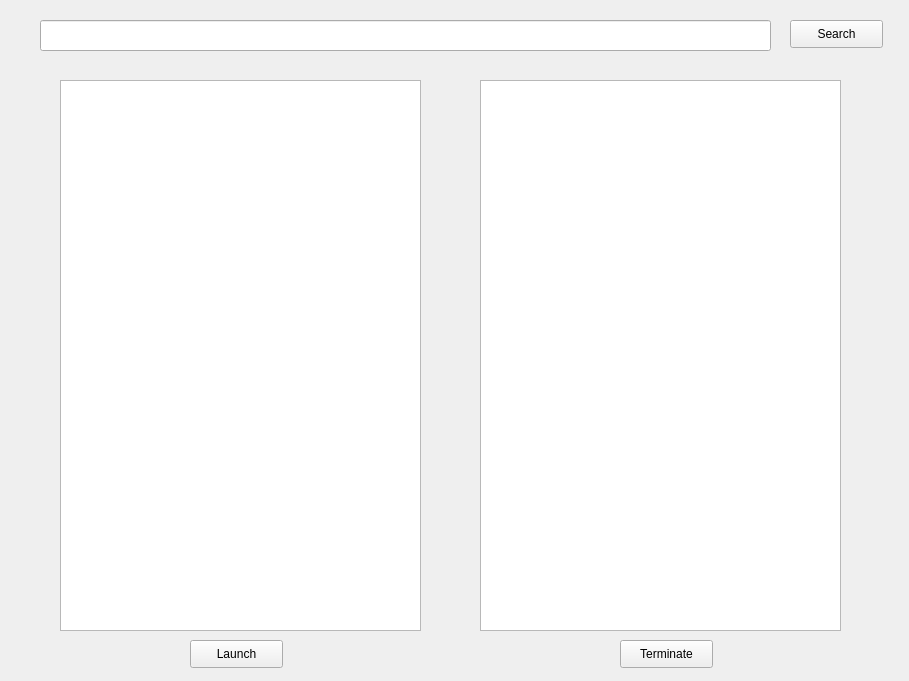
<?xml version="1.0" encoding="UTF-8"?>
<ui version="4.0">
 <class>MainWindow</class>
 <widget class="QMainWindow" name="MainWindow">
  <property name="geometry">
   <rect>
    <x>0</x>
    <y>0</y>
    <width>909</width>
    <height>681</height>
   </rect>
  </property>
  <property name="windowTitle">
   <string>MainWindow</string>
  </property>
  <widget class="QWidget" name="centralWidget">
   <widget class="QListWidget" name="allExecList">
    <property name="geometry">
     <rect>
      <x>60</x>
      <y>80</y>
      <width>361</width>
      <height>551</height>
     </rect>
    </property>
   </widget>
   <widget class="QListWidget" name="activeExecList">
    <property name="geometry">
     <rect>
      <x>480</x>
      <y>80</y>
      <width>361</width>
      <height>551</height>
     </rect>
    </property>
   </widget>
   <widget class="QPushButton" name="searchBtn">
    <property name="geometry">
     <rect>
      <x>790</x>
      <y>20</y>
      <width>93</width>
      <height>28</height>
     </rect>
    </property>
    <property name="text">
     <string>Search</string>
    </property>
   </widget>
   <widget class="QPushButton" name="launchBtn">
    <property name="geometry">
     <rect>
      <x>190</x>
      <y>640</y>
      <width>93</width>
      <height>28</height>
     </rect>
    </property>
    <property name="text">
     <string>Launch</string>
    </property>
   </widget>
   <widget class="QPushButton" name="terminateBtn">
    <property name="geometry">
     <rect>
      <x>620</x>
      <y>640</y>
      <width>93</width>
      <height>28</height>
     </rect>
    </property>
    <property name="text">
     <string>Terminate</string>
    </property>
   </widget>
   <widget class="QLineEdit" name="dirPathEdit">
    <property name="geometry">
     <rect>
      <x>40</x>
      <y>20</y>
      <width>731</width>
      <height>31</height>
     </rect>
    </property>
   </widget>
  </widget>
 </widget>
 <layoutdefault spacing="6" margin="11"/>
 <resources/>
 <connections/>
</ui>
